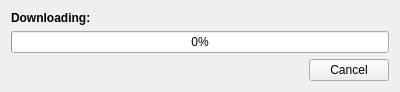
<?xml version="1.0" encoding="UTF-8"?>
<ui version="4.0">
 <class>Updater</class>
 <widget class="QWidget" name="Updater">
  <property name="geometry">
   <rect>
    <x>0</x>
    <y>0</y>
    <width>400</width>
    <height>91</height>
   </rect>
  </property>
  <property name="minimumSize">
   <size>
    <width>400</width>
    <height>0</height>
   </size>
  </property>
  <property name="maximumSize">
   <size>
    <width>400</width>
    <height>16777215</height>
   </size>
  </property>
  <property name="windowTitle">
   <string>TrayWeather Updater</string>
  </property>
  <property name="windowIcon">
   <iconset resource="rsc/resources.qrc">
    <normaloff>:/TrayWeather/updater.svg</normaloff>:/TrayWeather/updater.svg</iconset>
  </property>
  <property name="toolTip">
   <string>Downloading update...</string>
  </property>
  <layout class="QVBoxLayout" name="verticalLayout">
   <item>
    <layout class="QHBoxLayout" name="horizontalLayout_2" stretch="0,1">
     <item>
      <widget class="QLabel" name="label">
       <property name="font">
        <font>
         <weight>75</weight>
         <bold>true</bold>
        </font>
       </property>
       <property name="text">
        <string>Downloading:</string>
       </property>
      </widget>
     </item>
     <item>
      <widget class="QLabel" name="fileLabel">
       <property name="text">
        <string/>
       </property>
      </widget>
     </item>
    </layout>
   </item>
   <item>
    <widget class="QProgressBar" name="progressBar">
     <property name="toolTip">
      <string>Download progress.</string>
     </property>
     <property name="value">
      <number>0</number>
     </property>
     <property name="alignment">
      <set>Qt::AlignCenter</set>
     </property>
    </widget>
   </item>
   <item>
    <layout class="QHBoxLayout" name="horizontalLayout">
     <item>
      <spacer name="horizontalSpacer">
       <property name="orientation">
        <enum>Qt::Horizontal</enum>
       </property>
       <property name="sizeHint" stdset="0">
        <size>
         <width>40</width>
         <height>20</height>
        </size>
       </property>
      </spacer>
     </item>
     <item>
      <widget class="QPushButton" name="cancelButton">
       <property name="text">
        <string>Cancel</string>
       </property>
      </widget>
     </item>
    </layout>
   </item>
  </layout>
 </widget>
 <resources>
  <include location="rsc/resources.qrc"/>
 </resources>
 <connections/>
</ui>
